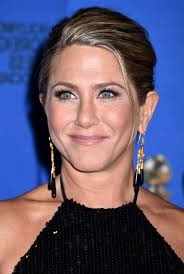
#> input picture cv2 Module LBPH haar cascade prediction test/flip_jennifer_aniston.jpeg, 184 x 274 px, given as the content of the folder front_facing_images, which was not available
$ python cv2_face_recognizer_haar_cascade.py
#> lines starting #> are read from the running program, lines starting #| are printed output that depends on the picture; pictures that were not available may be replaced by others from this repository, and a replacement may not be noted
#############################################################################################
# The OS module in provides functions for interacting with the operating system.
#
# OS.walk() generate the file names in a directory tree by walking the tree.
#############################################################################################
import os
from os import walk

#############################################################################################
# The pickle module is used for serializing and de-serializing a Python object structure.
# Pickling is a way to convert a python object (list, dict, etc.) into a character stream.
# The data format used by pickle is Python-specific.
#############################################################################################
import pickle

#############################################################################################
# numpy is one of fundamental packages for scientific computing with Python
#############################################################################################
import numpy as np

#############################################################################################
# The OpenCV is a library of programming functions mainly aimed at real-time computer vision.
# The Python package is opencv-python
#
# reference: https://pypi.org/project/opencv-python
#############################################################################################
import cv2

#############################################################################################
# LBPH face recognition algorithm
#
# Local Binary Pattern (LBP) is a simple yet very efficient texture operator
# which labels the pixels of an image by thresholding the neighborhood of each
# pixel and considers the result as a binary number.
#
# Parameters: the LBPH uses 4 parameters:
#
# 1. Radius: the radius used for building the Circular Local Binary Pattern. The greater the
# radius, the smoother the image but more spatial information you can get.
#
# 2. Neighbors: the number of sample points to build a Circular Local Binary Pattern from.
# An appropriate value is to use 8 sample points. Keep in mind: the more sample points
# you include, the higher the computational cost. Max value is 8.
#
# 3. Grid X: the number of cells in the horizontal direction, 8 is a common value used in publications.
# The more cells, the finer the grid, the higher the dimensionality of the resulting feature vector.
# Max value is 8
#
# 4. Grid Y: 	The number of cells in the vertical direction, 8 is a common value used in publications.
# The more cells, the finer the grid, the higher the dimensionality of the resulting feature vector.
# Max value is 8.
#
#############################################################################################
recognizer = cv2.face.LBPHFaceRecognizer_create(radius = 1, neighbors = 4,  grid_x = 4,  grid_y = 4)

#############################################################################################
# A Haar Cascade is a machine learning object detection algorithm used to identify objects
# in an image or video and based on the concept of ​​ features.
#
# reference: https://ieeexplore.ieee.org/document/990517
#############################################################################################

# Load the Haar Cascade Classifier for frontal face images
face_cascade = cv2.CascadeClassifier(cv2.data.haarcascades + 'haarcascade_frontalface_default.xml')

def get_image_files(directory_of_images):
    '''
     This function is designed to traverse a directory tree and extract all
     the image names contained in the directory.

    :param directory_of_images: the name of the target directory containing
           the images to be trained on.
    :return: list of images to be processed.
    '''
#> called with directory_of_images = 'front_facing_images'
    images_to_process = []
    for (dirpath, dirnames, filenames) in walk(directory_of_images):
        for filename in filenames:
            accepted_extensions = ('.bmp', '.jpg', '.jpeg', '.png', '.tiff')
            if filename.endswith(accepted_extensions):
                images_to_process.append(os.path.join(dirpath, filename))
        return images_to_process


def prepare_training_data(images, image_height, image_width):
    '''
     This function is designed to generate the data arrays used for labelling
     and the FaceRecognizer process.

     ref: https://docs.opencv.org/3.4/dd/d65/classcv_1_1face_1_1FaceRecognizer.html#a3182081e5f8023e658ad8ab96656dd63

    :param images: the names of the images that will be used in the training data
    :param image_height: this height attribute specifies the height of an image, in pixels
    :param image_width: this width attribute specifies the width of an image, in pixels
    :return: the image_names
             x_train contains the training data
             y_labels contains the association between the images and their labels.
    '''
#> called with image_height = 300, image_width = 300

    # ID numbers associated with image labels
    current_id = 0

    # unique set of image names
    image_names = {}

    # list used to store ID numbers and image label information
    y_labels = []

    # list used to store the training data
    x_train = []

    for image in images:
        name = os.path.split(image)[-1].split(".")[0]
        if not name in image_names:
            image_names[name] = current_id
            current_id += 1
            id_ = image_names[name]

            # Read in the image
            img = cv2.imread(image, cv2.IMREAD_UNCHANGED)
#> img is the input picture: shape (274, 184, 3); mean B, G, R 114.2, 87.4, 95.6

            # resizes the image to preestablished height and width dimensions
            img = cv2.resize(img, (image_height, image_width), interpolation=cv2.INTER_AREA)
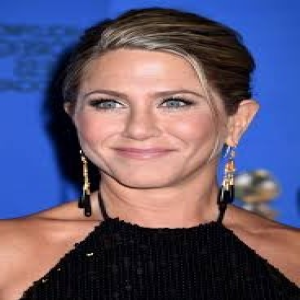
#> img: shape (300, 300, 3); mean B, G, R 114.1, 87.3, 95.5

            # cv2.cvtColor(input_image, flag) where flag determines the type of conversion
            grayscale_image = cv2.cvtColor(img , cv2.COLOR_BGR2GRAY)
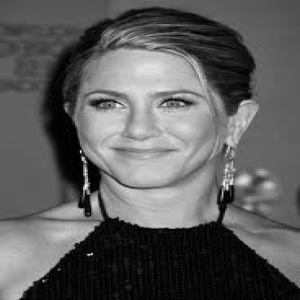
#> grayscale_image: shape (300, 300); min 0, max 250, mean 92.8

            # faces contains the calculate facial coordinates produced by face_cascade.detectMultiScale
            faces = face_cascade.detectMultiScale(grayscale_image, scaleFactor = 1.3, minNeighbors = 8, flags = cv2.CASCADE_SCALE_IMAGE)
#> faces = [[66, 45, 156, 156]]

            # (x_coordinate, y_coordinate) are the top-left coordinate of the rectangle
            # (width, height) are the width and height of the rectangle
            for (x_coordinate, y_coordinate, width, height) in faces:
                print (f'Processing training data for image: {name}')

                # roi_gray is a numpy.ndarray based on the gray scale of the image
                roi_gray = grayscale_image[y_coordinate:y_coordinate + height, x_coordinate:x_coordinate + width]

                # append the training data to the x_train list
                x_train.append(roi_gray)

                # append the label information to the y_labels list
                y_labels.append(id_)
#> this loop made 1 pass
#| Processing training data for image: flip_jennifer_aniston
#> pass 1, in prepare_training_data, `roi_gray = grayscale_image[y_coordinate:y_coordinate + height, x_coord..`:
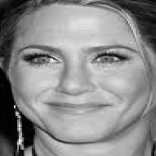
#> roi_gray: shape (156, 156); min 0, max 250, mean 138.9
#> after the loop, x_train = 1 item; y_labels = [0]

    return image_names, x_train, y_labels


def create_training_data(image_names, x_train, y_labels):
    '''
     This function is designed to generate the files used for labelling
     and the FaceRecognizer process.

    :param image_names: the names of the images that are in the training data
    :param x_train: the numpy.ndarray related to the images used in the training process.
    :param y_labels: labels associated with the images
    :return: pickle file containing the association between the images and their labels.
             YML file used by the FaceRecognizer process.
    '''
    with open('face_labels.pickle', 'wb') as pickle_file:
        print ('Creating relational information for the training data.')
        pickle.dump(image_names, pickle_file)

    # Trains the FaceRecognizer with given data and associated labels.
    # The training images, that means the faces you want to learn.
    # The image data and their corresponding labels have to be given
    # as a vector.
    recognizer.train(x_train, np.array(y_labels))
    print ('Writing out the recognition training data.')

    # Saves a FaceRecognizer and its model state to a
    # given filename, either as XML or YML (aka YAML)
    recognizer.write('face_train_data.yml')
    print('Finished processing the image training data.')

    print("Total number of faces: ", len(x_train))
    print("Total number of labels: ", len(y_labels))


def facial_recognition(image_name, image_height, image_width, training_data, image_labels):
    '''
    This function is designed to perform facial prediction on a target
    images against the training data previously generated.

    :param image_name: the name of the image that will be processed
    :param image_height: this height attribute specifies the height of an image, in pixels
    :param image_width: this width attribute specifies the width of an image, in pixels
    :return: image with rectangle draw around facial area overlaid with image label and
             confidence score
    '''
    # Loads a persisted FaceRecognizer model and state from a YML (aka YAML) file
    # face_train_data.yml
    recognizer.read(training_data)

    # Sets the font parameters to use with cv2.putText
    font = cv2.FONT_HERSHEY_SIMPLEX
    fntSize = 0.60
    fntThickness = 2
    fntColor = (0, 255, 0)

    # Open the pickle file containing the image names
    # and their associated labels.
    # face_labels.pickle
    with open(image_labels, 'rb') as pickle_file:
        # loads the pickle file
        pickle_labels = pickle.load(pickle_file)
        # extract the key and values pairs from the pickle file.
        labels = {value:key for key,value in pickle_labels.items()}

    # Read in the image
    image = cv2.imread(image_name, cv2.IMREAD_UNCHANGED)

    # resizes the image to preestablished height and width dimensions
    image = cv2.resize(image, (image_height, image_width), interpolation=cv2.INTER_AREA)

    # cv2.cvtColor(input_image, flag) where flag determines the type of conversion.
    grayscale_image = cv2.cvtColor(image, cv2.COLOR_BGR2GRAY)

    # faces contains the calculate facial coordinates produced by face_cascade.detectMultiScale
    faces = face_cascade.detectMultiScale(grayscale_image, scaleFactor = 1.3, minNeighbors = 8, flags = cv2.CASCADE_SCALE_IMAGE)

    # (x_coordinate, y_coordinate) are the top-left coordinate of the rectangle
    # (width, height) are the width and height of the rectangle
    for (x_coordinate, y_coordinate, width, height) in faces:

        # Draw bounding rectangle based on parameter dimensions
        # BGR color values (3 parameters)
        # BGR color (0, 255, 0) - https://rgb.to/0,255,0
        # Line width in pixels
        cv2.rectangle(image, (x_coordinate, y_coordinate), (x_coordinate + width, y_coordinate + height), (255, 0, 255), 2)

        # roi_gray is a numpy.ndarray based on the gray scale of the image
        roi_gray = grayscale_image[y_coordinate:y_coordinate + height, x_coordinate:x_coordinate + width]

        # predicts a label and associated confidence (e.g. distance) for a given input image.
        id, confidence_score = recognizer.predict(roi_gray)

        # The confidence score  (0-100) is adjustable, but setting the score
        # to high can produce inviald results.
        if confidence_score <= 8:

            # extract the id number associated with a specific image label
            name = labels[id]

            # create the text to be overlaid on the image
            label_info = (f'Name: {name} \n\nConfidence score: {confidence_score}')

            # sets the starting location of the text
            y0, dy = 20, 12

            # splits the label information based on new lines
            for i, line in enumerate(label_info.split('\n')):

                # caluates the y_coordinate of the text
                y_coordinate = y0 + i * dy

                # the function putText renders the specified text string in the image.
                cv2.putText(image, line, (10, y_coordinate), font, fntSize, fntColor, fntThickness)

        elif confidence_score > 8:
            name = 'Unknown Person'

            # the function putText renders the specified text string in the image.
            cv2.putText(image, name, (x_coordinate - 10, y_coordinate - 10), font, fntSize, fntColor, fntThickness)

    return image

def display_facial_prediction_results(image):
    # Display image with bounding rectangles
    # and title in a window. The window
    # automatically fits to the image size.
    cv2.imshow('Facial Prediction', image)
    while (True):
        # Displays the window infinitely
        key = cv2.waitKey(0) & 0xff
        # Shuts down the display window and terminates
        # the Python process when a specific key is
        # pressed on the window.
        # 27 is the esc key
        # 113 is the letter 'q'
        if key == 27 or key == 113:
            break
    cv2.destroyAllWindows()


image_directory = 'front_facing_images'
training_data = 'face_train_data.yml'
image_labels = 'face_labels.pickle'

images = get_image_files(image_directory)
image_height = 300
image_width = 300

# assemble the training data arrays and the associated labels
initial_training_data = prepare_training_data(images, image_height, image_width)
if initial_training_data:
    images = initial_training_data[0]
#> images = {'flip_jennifer_aniston': 0}
    training =  initial_training_data[1]
#> training = 1 item
    label_info = initial_training_data[2]
#> label_info = [0]

    # generate the training data and the associated labels
    create_training_data(images, training, label_info)
#| Total number of faces:  1
#| Total number of labels:  1

    ############################################################
    # This code below is running a single face prediction test.
    ###########################################################
    image_name = 'aishwarya_rai.jpg'
    image_prediction = facial_recognition(image_name, image_height, image_width, training_data, image_labels)
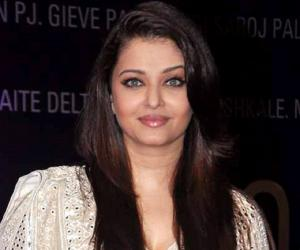
#> input picture cv2 Module LBPH haar cascade prediction test/aishwarya_rai.jpg, 300 x 250 px
#> in facial_recognition, image is the input picture: shape (250, 300, 3); mean B, G, R 50.2, 52, 66.5
#> in facial_recognition, `grayscale_image = cv2.cvtColor(image, cv2.COLOR_BGR2GRAY)`:
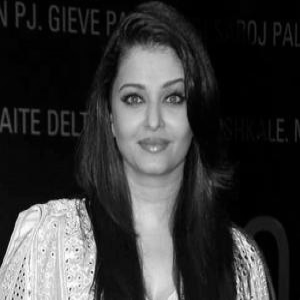
#> grayscale_image: shape (300, 300); min 0, max 254, mean 56.1
#> in facial_recognition, `faces = face_cascade.detectMultiScale(grayscale_image, scaleFactor = 1..`: faces = [[98, 59, 111, 111]]
#> the loop in facial_recognition, `for (x_coordinate, y_coordinate, width, height) in faces:` made 1 pass
#> (x_coordinate, width, height, id, confidence_score, name, y0) on pass 1: (98, 111, 111, 0, 3.81, 'flip_jennifer_aniston', 20)
#> pass 1, in facial_recognition, `roi_gray = grayscale_image[y_coordinate:y_coordinate + height, x_coord..`:
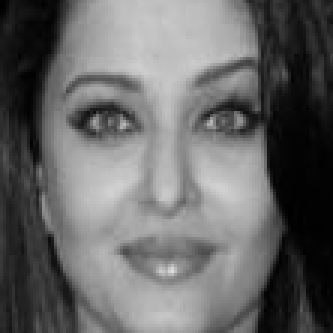
#> roi_gray: shape (111, 111) (shown 3 times larger); min 0, max 221, mean 103.3
#> after the loop in facial_recognition, `for (x_coordinate, y_coordinate, width, height) in faces:`:
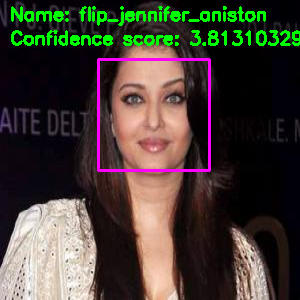
#> image: shape (300, 300, 3); mean B, G, R 52.5, 61.1, 68.3
    display_facial_prediction_results(image_prediction)
#> (key Esc is pressed here)
